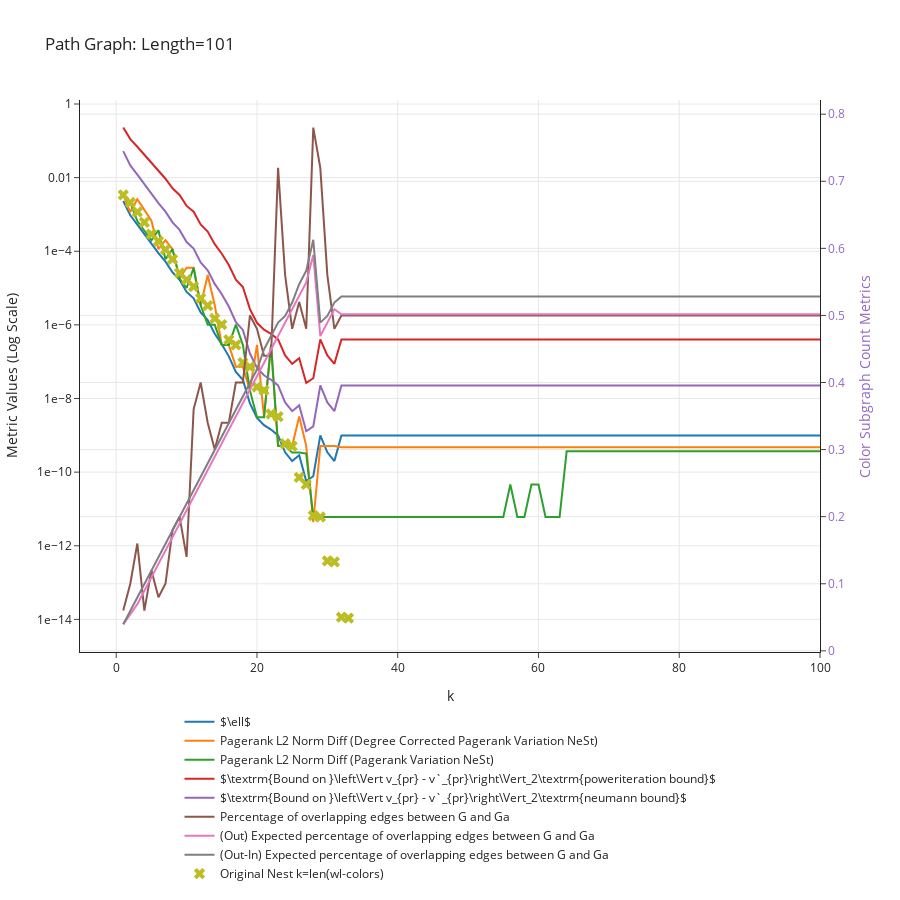

Notebook cell for this chart:
### Code cell
n = 101  # Number of nodes for both graphs
G = nx.path_graph(n)

print("G edges", G.number_of_edges())

data_dict = get_convergence_data_of_nest(G, min_cluster_size = 1)
plot_convergence_data(data_dict, f"Path Graph: Length={n}")
